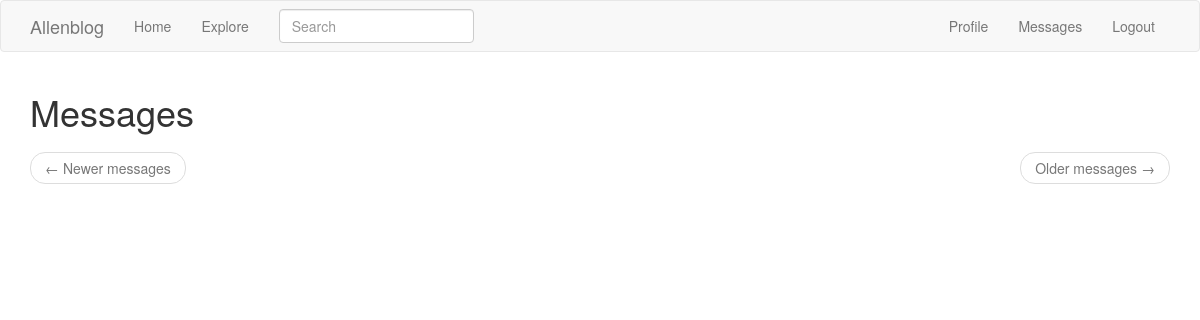
/messages (signed in), run on an earlier commit of the app's database.
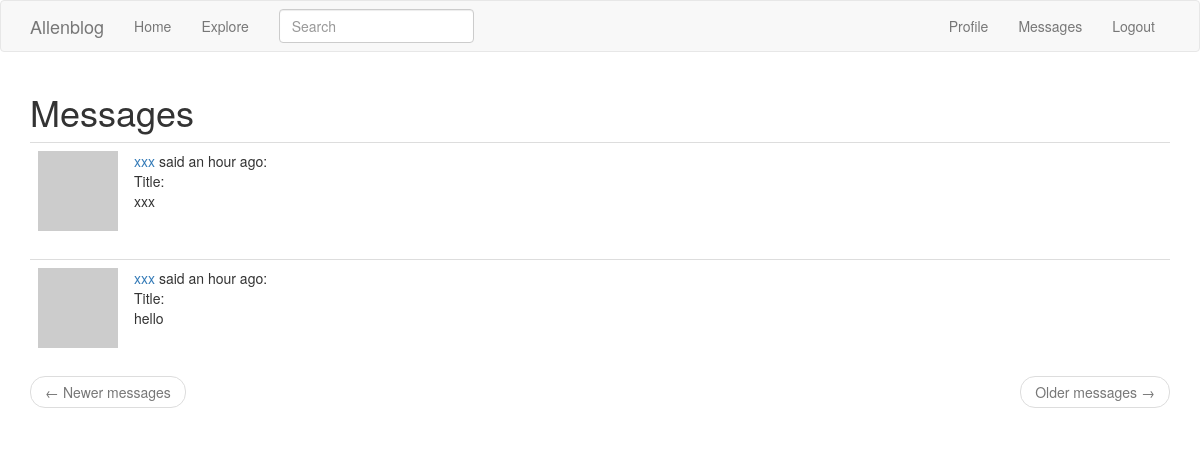
And on a later commit of the database.
### app/models.py (models this page shows, shortened)
class Message(db.Model):
    id = db.Column(db.Integer, primary_key=True)
    sender_id = db.Column(db.Integer, db.ForeignKey('user.id'))
    recipient_id = db.Column(db.Integer, db.ForeignKey('user.id'))
    body = db.Column(db.String(140))
    timestamp = db.Column(db.DateTime, index=True, default=datetime.utcnow)

class User(db.Model, UserMixin):
    __tablename__ = 'user'
    id = db.Column(db.Integer, primary_key=True)
    username = db.Column(db.String(64), index=True, unique=True)
    email = db.Column(db.String(120), index=True, unique=True)
    password_hash = db.Column(db.String(128))
    posts = db.relationship('Post', backref='author', lazy='dynamic')
    about_me = db.Column(db.String(140))
    last_seen = db.Column(db.DateTime, default=datetime.utcnow)
    followed = db.relationship(
        'User', secondary=followers,
        primaryjoin=(followers.c.follower_id == id),
        secondaryjoin=(followers.c.followed_id == id),
        backref=db.backref('followers', lazy='dynamic'),
        lazy='dynamic'
    )
    messages_sent = db.relationship('Message', foreign_keys='Message.sender_id', backref='author', lazy='dynamic')
    messages_received = db.relationship('Message', foreign_keys='Message.recipient_id', backref='recipient', lazy='dynamic')
    last_message_read_time = db.column(db.DateTime)
    def avatar(self, size):
        digest = md5(self.email.lower().encode('utf-8')).hexdigest()
        return 'https://www.gravatar.com/avatar/{}?d=identicon&s={}'.format(digest, size)

### app/main/views.py (the view)
@main.route('/messages')
@login_required
def check_messages():
    current_user.last_message_read_time = datetime.utcnow()
    db.session.commit()
    page = request.args.get('page', 1, type=int)
    messages = current_user.messages_received.order_by(
        Message.timestamp.desc()).paginate(
            page, current_app.config['POSTS_PER_PAGE'], False)
    next_url = url_for('main.messages', page=messages.next_num) \
        if messages.has_next else None
    prev_url = url_for('main.messages', page=messages.prev_num) \
        if messages.has_prev else None
    return render_template('messages.html', messages=messages.items,
                           next_url=next_url, prev_url=prev_url)

### app/main/forms.py
class SearchForm(FlaskForm):
    q = StringField('Search', validators=[DataRequired()])
    def __init__(self, *args, **kwargs):
        if 'formdata' not in kwargs:
            kwargs['formdata'] = request.args
        if 'csrf_enabled' not in kwargs:
            kwargs['csrf_enabled'] = False
        super(SearchForm, self).__init__(*args, **kwargs)

### app/main/views.py (called while the page is built)
@main.before_request
def before_request():
    if current_user.is_authenticated:
        current_user.last_seen = datetime.utcnow()
        db.session.commit()
        g.search_form = SearchForm()

### app/models.py (called while the page is built)
@login_manager.user_loader
def load_user(id):
    return User.query.get(int(id))

    @classmethod
    def before_commit(cls, session):
        session._changes = {
            'add': list(session.new),
            'update': list(session.dirty),
            'delete': list(session.deleted)
        }

### app/templates/messages.html
{% extends "base.html" %}
{% block app_content %}
    <h1>Messages</h1>
    {% for post in messages %}
        {% include '_post.html' %}
    {% endfor %}
    <nav aria-label="...">
        <ul class="pager">
            <li class="previous{% if not prev_url %} disabled{% endif %}">
                <a href="{{ prev_url or '#' }}">
                    <span aria-hidden="true">&larr;</span> Newer messages
                </a>
            </li>
            <li class="next{% if not next_url %} disabled{% endif %}">
                <a href="{{ next_url or '#' }}">
                    Older messages <span aria-hidden="true">&rarr;</span>
                </a>
            </li>
        </ul>
    </nav>
{% endblock %}

### app/templates/_post.html
    <table class="table table-hover">
        <tr>
            <td width="70px">
                <span class="user_popup">
                    <a href="{{ url_for('main.user_profile', username=post.author.username) }}">
                        <img src="{{ post.author.avatar(70) }}" />
                    </a>
                 </span>
            </td>
            <td>
                <span class="user_popup">
                    <a href="{{ url_for('main.user_profile', username=post.author.username) }}">
                        {{ post.author.username }}
                    </a>
                </span>
                said {{ moment(post.timestamp).fromNow() }}:
                <br>
                Title: {{ post.title }}
                <br>
                {{ post.body }}
            </td>
        </tr>
    </table>

What changed in the data, as far as the page shows it:
added Message: author.username "xxx", timestamp "an hour ago", body "xxx"
added Message: author.username "xxx", timestamp "an hour ago", body "hello"
